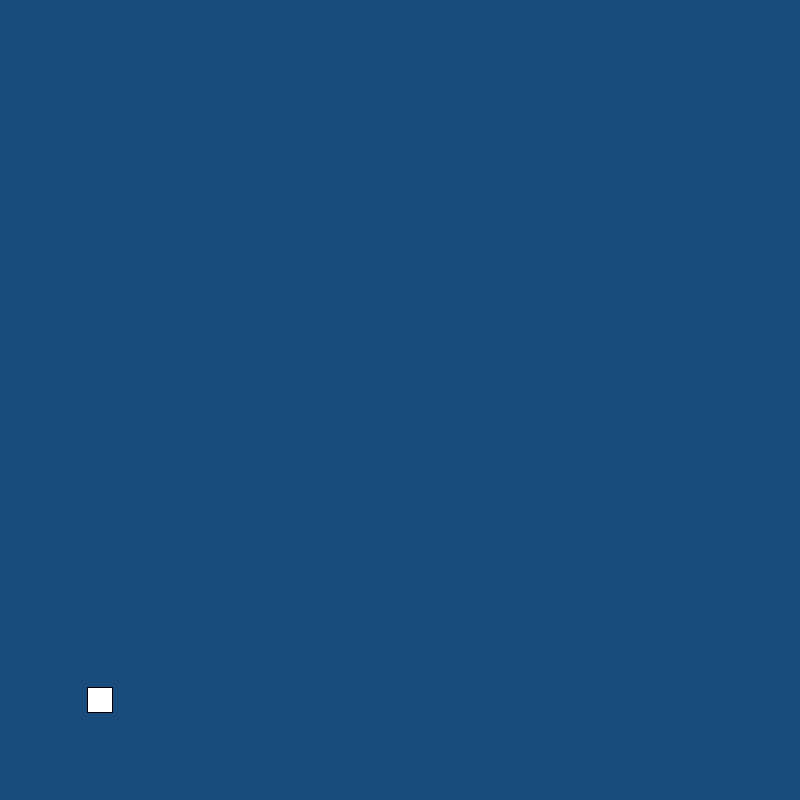
Frame 1 (no input)
Frame 60 (the mouse pressed at the canvas centre just before this capture): identical to frame 1, image omitted
Frame 120 (the mouse held since frame 60 and released just before this capture): identical to frame 1, image omitted

The Processing sketch that drew this single still picture (run headless with seeded random() and noise(); from frame 60 on, the mouse is pressed at the canvas centre):

// Processing sketch: sailing
// ── sailing.pde
/**
 Its posible to use translate to pushMatrix and popMatrix along with translate to create complex motion
 */

// Declare a Boat named boat
Boat boat;


void setup() {
  
  size(800, 800);

  // create a new Boat and store it in boat
  boat = new Boat(100, 700, 700, 500);

  // reduce framrate from default of 60 fps to 30
  frameRate(30);
  
}

void draw() {

  background(25, 75, 127);
  
  boat.move();
  boat.display();
  
}

void keyPressed() {
  
  boat.sailing = !boat.sailing;
  
}

class Boat {

  boolean sailing = false;
  float sailTime = 600.0; // how many frames should it take to get from start to finish
  float x, y, x2, y2; // x,y are where it actually is, x2, y2 and the end point
  float xStep, yStep; // holds the speed of boat movement based on sailTime

  Boat(float _x, float _y, float _x2, float _y2) {
    
    x=_x;
    y=_y;
    x2=_x2;
    y2=_y2;
    xStep = (x2 - x)/sailTime;
    yStep = (y2 - y)/sailTime;

    
  }

  void display() {
    
    rectMode(CENTER);
    square(x, y, 25);
    
  }

  void move() {
    
    if (sailing) {
      
      this.sail(); // we use "this" to refer to the current instance
      
    }
    
  }


  void sail() {
    
    if (x!=x2 && y != y2) {
      
      x += xStep;
      y += yStep;
      
    }
    
  }


}
